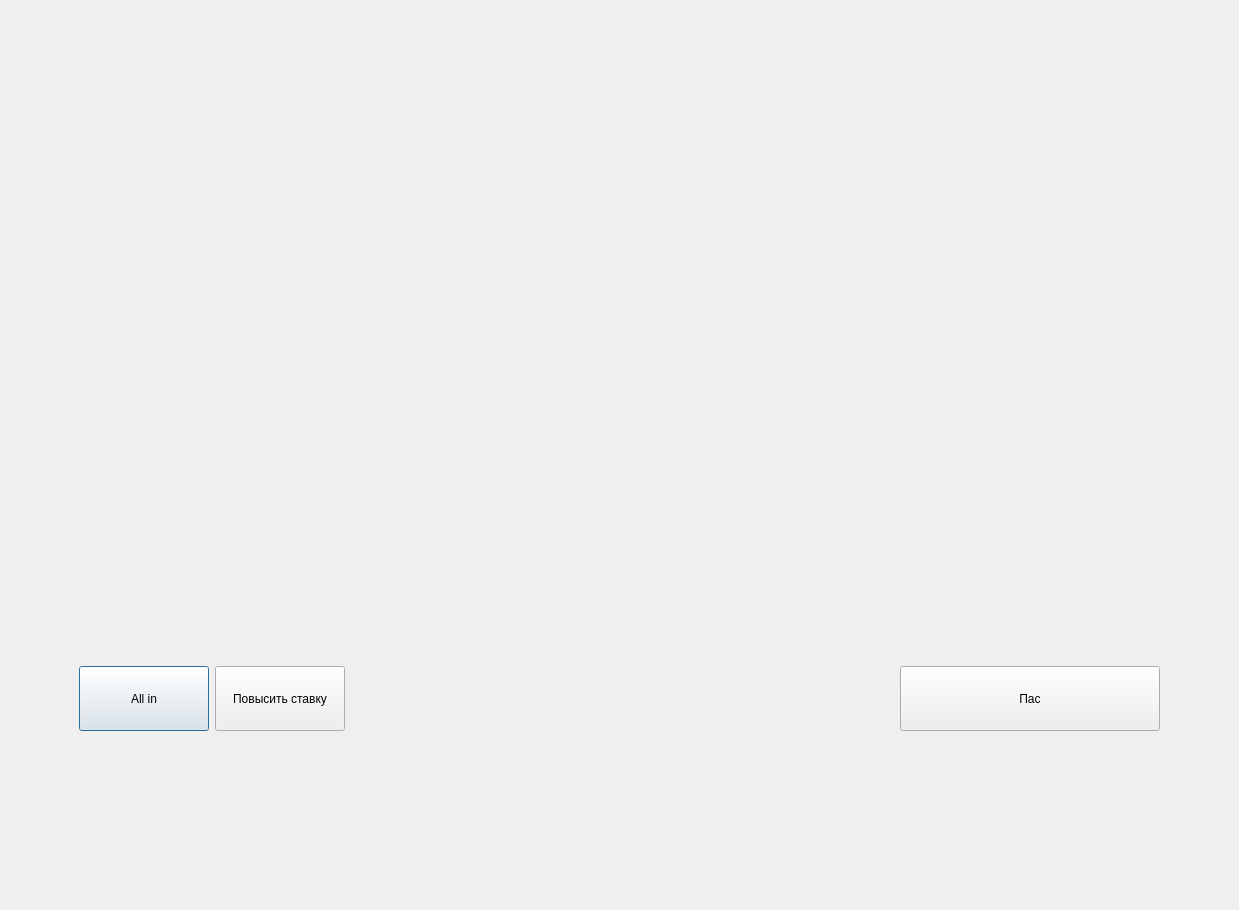
<?xml version="1.0" encoding="UTF-8"?>
<ui version="4.0">
 <class>game</class>
 <widget class="QDialog" name="game">
  <property name="geometry">
   <rect>
    <x>0</x>
    <y>0</y>
    <width>1239</width>
    <height>853</height>
   </rect>
  </property>
  <property name="windowTitle">
   <string>Dialog</string>
  </property>
  <layout class="QVBoxLayout" name="verticalLayout">
   <item>
    <spacer name="verticalSpacer_4">
     <property name="orientation">
      <enum>Qt::Vertical</enum>
     </property>
     <property name="sizeType">
      <enum>QSizePolicy::Fixed</enum>
     </property>
     <property name="sizeHint" stdset="0">
      <size>
       <width>20</width>
       <height>20</height>
      </size>
     </property>
    </spacer>
   </item>
   <item>
    <layout class="QHBoxLayout" name="horizontalLayout_4">
     <item>
      <spacer name="horizontalSpacer_7">
       <property name="orientation">
        <enum>Qt::Horizontal</enum>
       </property>
       <property name="sizeType">
        <enum>QSizePolicy::Expanding</enum>
       </property>
       <property name="sizeHint" stdset="0">
        <size>
         <width>40</width>
         <height>20</height>
        </size>
       </property>
      </spacer>
     </item>
     <item>
      <layout class="QHBoxLayout" name="horizontalLayout_5">
       <item>
        <widget class="QLabel" name="player4_card_1">
         <property name="minimumSize">
          <size>
           <width>150</width>
           <height>200</height>
          </size>
         </property>
         <property name="text">
          <string/>
         </property>
        </widget>
       </item>
       <item>
        <widget class="QLabel" name="player4_card_2">
         <property name="minimumSize">
          <size>
           <width>150</width>
           <height>200</height>
          </size>
         </property>
         <property name="text">
          <string/>
         </property>
        </widget>
       </item>
      </layout>
     </item>
     <item>
      <spacer name="horizontalSpacer_8">
       <property name="orientation">
        <enum>Qt::Horizontal</enum>
       </property>
       <property name="sizeType">
        <enum>QSizePolicy::Expanding</enum>
       </property>
       <property name="sizeHint" stdset="0">
        <size>
         <width>40</width>
         <height>20</height>
        </size>
       </property>
      </spacer>
     </item>
    </layout>
   </item>
   <item>
    <spacer name="verticalSpacer_3">
     <property name="orientation">
      <enum>Qt::Vertical</enum>
     </property>
     <property name="sizeHint" stdset="0">
      <size>
       <width>20</width>
       <height>40</height>
      </size>
     </property>
    </spacer>
   </item>
   <item>
    <layout class="QHBoxLayout" name="horizontalLayout_3">
     <item>
      <layout class="QVBoxLayout" name="verticalLayout_2">
       <item>
        <widget class="QLabel" name="player2_card_1">
         <property name="minimumSize">
          <size>
           <width>200</width>
           <height>150</height>
          </size>
         </property>
         <property name="text">
          <string/>
         </property>
        </widget>
       </item>
       <item>
        <widget class="QLabel" name="player2_card_2">
         <property name="minimumSize">
          <size>
           <width>200</width>
           <height>150</height>
          </size>
         </property>
         <property name="text">
          <string/>
         </property>
        </widget>
       </item>
      </layout>
     </item>
     <item>
      <spacer name="horizontalSpacer_5">
       <property name="orientation">
        <enum>Qt::Horizontal</enum>
       </property>
       <property name="sizeType">
        <enum>QSizePolicy::Expanding</enum>
       </property>
       <property name="sizeHint" stdset="0">
        <size>
         <width>40</width>
         <height>20</height>
        </size>
       </property>
      </spacer>
     </item>
     <item>
      <layout class="QHBoxLayout" name="horizontalLayout_6">
       <item>
        <widget class="QLabel" name="diller_card_1">
         <property name="minimumSize">
          <size>
           <width>150</width>
           <height>200</height>
          </size>
         </property>
         <property name="text">
          <string/>
         </property>
        </widget>
       </item>
       <item>
        <widget class="QLabel" name="diller_card_2">
         <property name="minimumSize">
          <size>
           <width>150</width>
           <height>200</height>
          </size>
         </property>
         <property name="text">
          <string/>
         </property>
        </widget>
       </item>
       <item>
        <widget class="QLabel" name="diller_card_3">
         <property name="minimumSize">
          <size>
           <width>150</width>
           <height>200</height>
          </size>
         </property>
         <property name="text">
          <string/>
         </property>
        </widget>
       </item>
       <item>
        <widget class="QLabel" name="diller_card_4">
         <property name="minimumSize">
          <size>
           <width>150</width>
           <height>200</height>
          </size>
         </property>
         <property name="text">
          <string/>
         </property>
        </widget>
       </item>
      </layout>
     </item>
     <item>
      <spacer name="horizontalSpacer_6">
       <property name="orientation">
        <enum>Qt::Horizontal</enum>
       </property>
       <property name="sizeType">
        <enum>QSizePolicy::Expanding</enum>
       </property>
       <property name="sizeHint" stdset="0">
        <size>
         <width>40</width>
         <height>20</height>
        </size>
       </property>
      </spacer>
     </item>
     <item>
      <layout class="QVBoxLayout" name="verticalLayout_3">
       <item>
        <widget class="QLabel" name="player3_card_1">
         <property name="minimumSize">
          <size>
           <width>200</width>
           <height>150</height>
          </size>
         </property>
         <property name="text">
          <string/>
         </property>
        </widget>
       </item>
       <item>
        <widget class="QLabel" name="player3_card_2">
         <property name="minimumSize">
          <size>
           <width>200</width>
           <height>150</height>
          </size>
         </property>
         <property name="text">
          <string/>
         </property>
        </widget>
       </item>
      </layout>
     </item>
    </layout>
   </item>
   <item>
    <spacer name="verticalSpacer">
     <property name="orientation">
      <enum>Qt::Vertical</enum>
     </property>
     <property name="sizeType">
      <enum>QSizePolicy::Expanding</enum>
     </property>
     <property name="sizeHint" stdset="0">
      <size>
       <width>20</width>
       <height>40</height>
      </size>
     </property>
    </spacer>
   </item>
   <item>
    <layout class="QHBoxLayout" name="horizontalLayout_2">
     <item>
      <spacer name="horizontalSpacer_2">
       <property name="orientation">
        <enum>Qt::Horizontal</enum>
       </property>
       <property name="sizeType">
        <enum>QSizePolicy::Expanding</enum>
       </property>
       <property name="sizeHint" stdset="0">
        <size>
         <width>40</width>
         <height>20</height>
        </size>
       </property>
      </spacer>
     </item>
     <item>
      <widget class="QPushButton" name="pushButton_3">
       <property name="minimumSize">
        <size>
         <width>130</width>
         <height>65</height>
        </size>
       </property>
       <property name="text">
        <string>All in</string>
       </property>
      </widget>
     </item>
     <item>
      <widget class="QPushButton" name="pushButton">
       <property name="minimumSize">
        <size>
         <width>130</width>
         <height>65</height>
        </size>
       </property>
       <property name="text">
        <string>Повысить ставку</string>
       </property>
      </widget>
     </item>
     <item>
      <spacer name="horizontalSpacer">
       <property name="orientation">
        <enum>Qt::Horizontal</enum>
       </property>
       <property name="sizeType">
        <enum>QSizePolicy::Expanding</enum>
       </property>
       <property name="sizeHint" stdset="0">
        <size>
         <width>40</width>
         <height>20</height>
        </size>
       </property>
      </spacer>
     </item>
     <item>
      <layout class="QHBoxLayout" name="horizontalLayout">
       <item>
        <widget class="QLabel" name="player1_card_1">
         <property name="minimumSize">
          <size>
           <width>200</width>
           <height>300</height>
          </size>
         </property>
         <property name="text">
          <string/>
         </property>
        </widget>
       </item>
       <item>
        <widget class="QLabel" name="player1_card_2">
         <property name="minimumSize">
          <size>
           <width>200</width>
           <height>300</height>
          </size>
         </property>
         <property name="text">
          <string/>
         </property>
        </widget>
       </item>
      </layout>
     </item>
     <item>
      <spacer name="horizontalSpacer_3">
       <property name="orientation">
        <enum>Qt::Horizontal</enum>
       </property>
       <property name="sizeType">
        <enum>QSizePolicy::Expanding</enum>
       </property>
       <property name="sizeHint" stdset="0">
        <size>
         <width>40</width>
         <height>20</height>
        </size>
       </property>
      </spacer>
     </item>
     <item>
      <widget class="QPushButton" name="pushButton_2">
       <property name="minimumSize">
        <size>
         <width>260</width>
         <height>65</height>
        </size>
       </property>
       <property name="text">
        <string>Пас</string>
       </property>
      </widget>
     </item>
     <item>
      <spacer name="horizontalSpacer_4">
       <property name="orientation">
        <enum>Qt::Horizontal</enum>
       </property>
       <property name="sizeType">
        <enum>QSizePolicy::Expanding</enum>
       </property>
       <property name="sizeHint" stdset="0">
        <size>
         <width>40</width>
         <height>20</height>
        </size>
       </property>
      </spacer>
     </item>
    </layout>
   </item>
   <item>
    <spacer name="verticalSpacer_2">
     <property name="orientation">
      <enum>Qt::Vertical</enum>
     </property>
     <property name="sizeType">
      <enum>QSizePolicy::Fixed</enum>
     </property>
     <property name="sizeHint" stdset="0">
      <size>
       <width>20</width>
       <height>50</height>
      </size>
     </property>
    </spacer>
   </item>
  </layout>
 </widget>
 <resources/>
 <connections/>
</ui>
